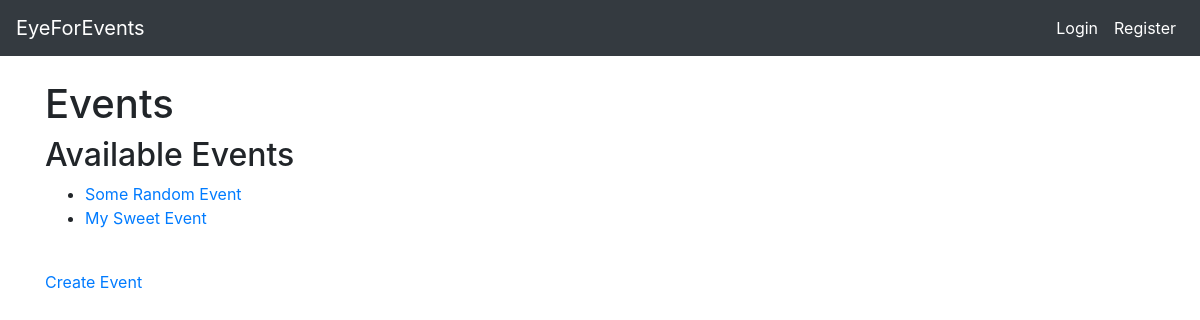
Page /events/ on the earlier database version.
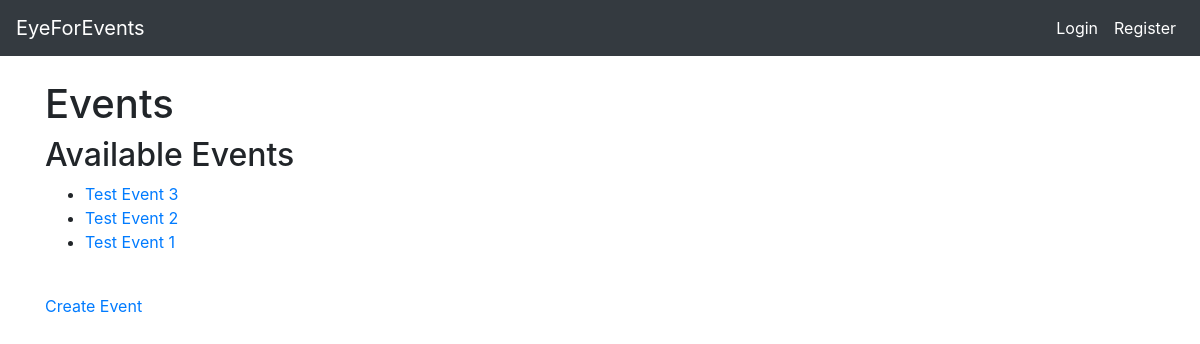
Same page on the later database version.
### events/models.py (models this page shows, shortened)
class Event(models.Model):
    id = models.UUIDField(primary_key=True, default=uuid.uuid4, editable=False) #unique id to differentiate between events
    name = models.CharField("name",max_length=200) #Event name
    description = models.CharField("description",max_length=2000,default="") #Event description
    max_capacity = models.PositiveSmallIntegerField("max_capacity",default=0) #0 for not applicable and >0 if there's a capacity
    location = models.CharField(max_length=500,default="")
    contact_number = models.PositiveSmallIntegerField("contact_number",default=0)
    alt_contact_number = models.PositiveSmallIntegerField("alt_contact_number",default=0)
    contact_email = models.EmailField(max_length=254)
    created_by = models.ForeignKey(settings.AUTH_USER_MODEL, on_delete=models.CASCADE,blank=True,related_name="created_by") #One to Many relationship
    participated_in = models.ManyToManyField(settings.AUTH_USER_MODEL,related_name="participated_in") #One to Many relationship showing user participated in events relation
    """
    ADD Possible params like created by and event data and last date
    User should be foreign keyed as Event will be associated with the user
    """
    last_date = models.DateTimeField(default = timezone.now())
    event_date = models.DateTimeField(default = timezone.now())
    pub_date = models.DateTimeField('Created On',auto_now_add=True) #Will be used to check how old is the posted events

### events/views.py (the view)
# urls.py: path('', views.index, name='index'),
def index(request):
    latest_events = Event.objects.order_by('-pub_date')[:10] #Top 10 Events in the DB
    context = {'latest_events': latest_events}
    return render(request, 'events/index.html', context)

### events/templates/events/index.html
{% extends 'user/base.html' %} {% block content %}
<h1>Events</h1>
<h2>Available Events</h2>
{% if latest_events %}
    <ul>
    {% for event in latest_events %}
        <li><a href="{% url 'events:detail' event.id %}">{{ event.name }}</a></li>
    {% endfor %}
    </ul>
{% else %}
    <p>No Event Available.</p>
{% endif %}
<br>
<a href="./create">Create Event</a>
{% endblock %}

Differences in the rows shown:
removed Event: name "Some Random Event"
removed Event: name "My Sweet Event"
added Event: name "Test Event 3"
added Event: name "Test Event 2"
added Event: name "Test Event 1"
